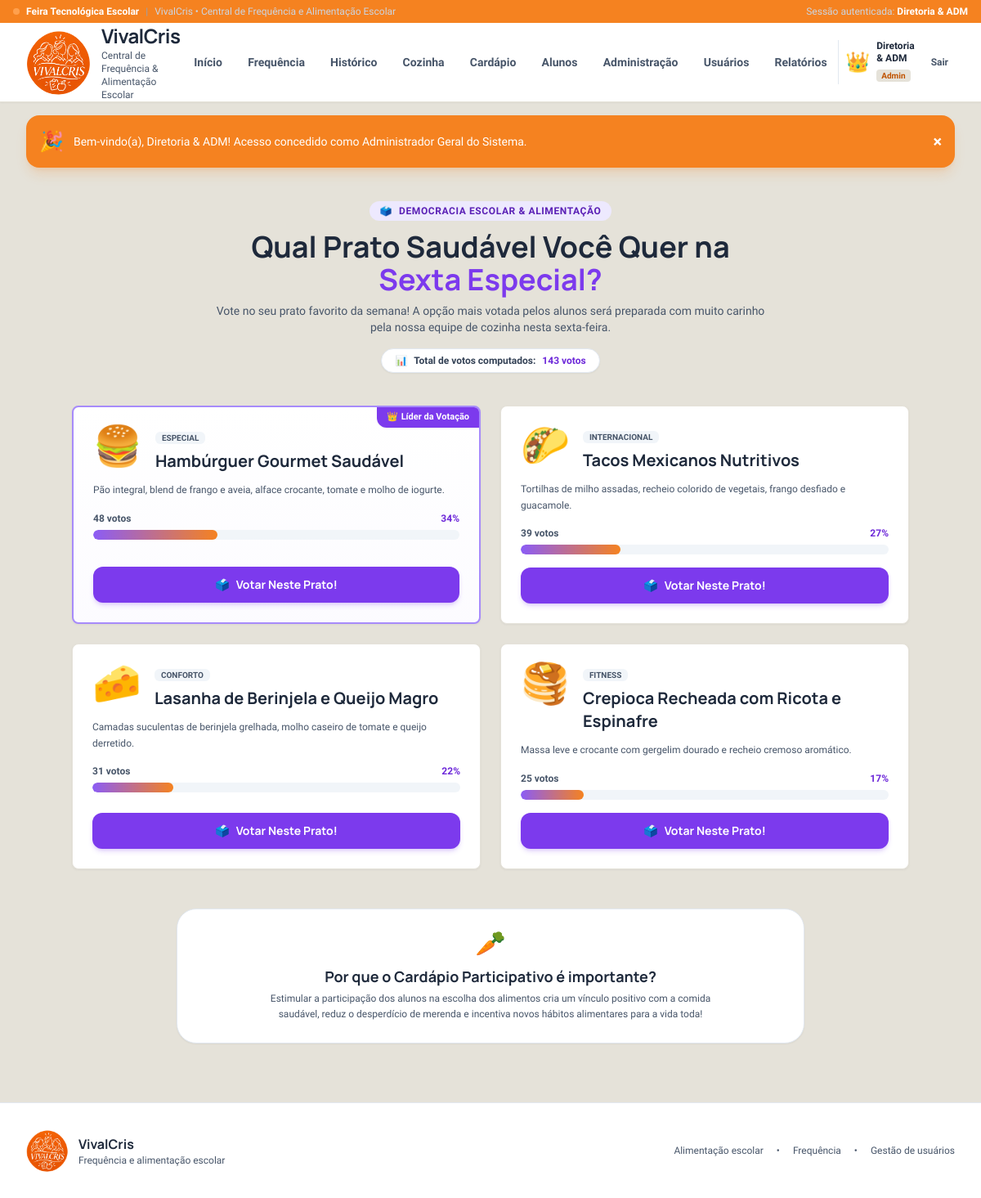
Page /public/alimentacao/votacao (signed in) on the committed database.
### tables this page shows
CREATE TABLE `votacao_pratos` (
    `id` INT AUTO_INCREMENT PRIMARY KEY,
    `nome` VARCHAR(150) NOT NULL,
    `descricao` TEXT NOT NULL,
    `votos` INT DEFAULT 0,
    `emoji` VARCHAR(10) NOT NULL,
    `categoria` VARCHAR(50) NOT NULL
);

### core/Controller.php (called while the page is built, shortened)
<?php
class Controller {
    protected function view(string $viewPath, array $data = []): void {
        extract($data);
        $viewFile = __DIR__ . "/../app/Views/{$viewPath}.php";
        require_once $viewFile;
    }
}

### app/Controllers/AlimentacaoController.php (called while the page is built, shortened)
<?php
class AlimentacaoController extends Controller {
    public function votacao(): void {
        $pratos = Votacao::all();
        $totalVotos = Votacao::getTotalVotos();
        $lider = Votacao::getLider();
        $this->view('alimentacao/votacao', [
            'pratos' => $pratos,
            'totalVotos' => $totalVotos,
            'lider' => $lider
        ]);
    }
}

### public/index.php (called while the page is built, shortened)
<?php
spl_autoload_register(function ($class) {
    $prefixApp = 'App\\';
    $prefixCore = 'Core\\';
    $baseDirApp = __DIR__ . '/../app/';
    $baseDirCore = __DIR__ . '/../core/';
    if (strncmp($prefixApp, $class, strlen($prefixApp)) === 0) {
        $relativeClass = substr($class, strlen($prefixApp));
        $file = $baseDirApp . str_replace('\\', '/', $relativeClass) . '.php';
        if (file_exists($file)) {
            return;
        }
    }
    if (strncmp($prefixCore, $class, strlen($prefixCore)) === 0) {
        $relativeClass = substr($class, strlen($prefixCore));
        $file = $baseDirCore . str_replace('\\', '/', $relativeClass) . '.php';
        if (file_exists($file)) {
            return;
        }
    }
});
Router::dispatch();

### core/Model.php (called while the page is built, shortened)
<?php
abstract class Model {
    protected static ?PDO $db = null;
    protected static function getConnection(): PDO {
        if (self::$db === null) {
            self::$db = Database::getInstance();
        }
        return self::$db;
    }
}

### app/Models/Votacao.php (called while the page is built, shortened)
<?php
class Votacao extends Model {
    public static function all(): array {
        $stmt = self::getConnection()->query("SELECT * FROM votacao_pratos ORDER BY votos DESC");
        return $stmt->fetchAll();
    }
    public static function getTotalVotos(): int {
        $stmt = self::getConnection()->query("SELECT SUM(votos) FROM votacao_pratos");
        return (int)$stmt->fetchColumn();
    }
    public static function getLider(): ?array {
        $stmt = self::getConnection()->query("SELECT * FROM votacao_pratos ORDER BY votos DESC LIMIT 1");
        $lider = $stmt->fetch();
        return $lider ?: null;
    }
}

### config/database.php (called while the page is built)
<?php
return [
    'driver' => 'mysql',
    'mysql' => [
        'host' => '127.0.0.1',
        'port' => 3306,
        'database' => 'central_escolar',
        'username' => 'root',
        'password' => '',
        'charset' => 'utf8mb4'
    ],
    'sqlite' => [
        'database' => __DIR__ . '/../database/escola.sqlite'
    ]
];

### app/Models/Database.php (called while the page is built, shortened)
<?php
class Database {
    private static ?PDO $instance = null;
    public static function getInstance(): PDO {
        if (self::$instance === null) {
            $config = require __DIR__ . '/../../config/database.php';
            $driver = $config['driver'] ?? 'mysql';
            try {
                if ($driver === 'mysql') {
                    $mc = $config['mysql'];
                    $dsn = "mysql:host={$mc['host']};port={$mc['port']};dbname={$mc['database']};charset={$mc['charset']}";
                    self::$instance = new PDO($dsn, $mc['username'], $mc['password']);
                    self::$instance->setAttribute(PDO::ATTR_ERRMODE, PDO::ERRMODE_EXCEPTION);
                    self::$instance->setAttribute(PDO::ATTR_DEFAULT_FETCH_MODE, PDO::FETCH_ASSOC);
                    self::$instance->exec("SET NAMES utf8mb4");
                }
                self::ensureSchema(self::$instance, $driver);
                $userCount = (int)self::$instance->query("SELECT COUNT(*) FROM usuarios")->fetchColumn();
            } catch (PDOException $e) {
                die("Erro ao conectar ao banco de dados ({$driver}): " . $e->getMessage());
            }
        }
        return self::$instance;
    }
    private static function ensureSchema(PDO $db, string $driver): void {
        if ($driver === 'mysql') {
            self::ensureSchemaMysql($db);
        } else {
            self::ensureSchemaSqlite($db);
        }
    }
    private static function ensureSchemaMysql(PDO $db): void {
        $tabelas = ['usuarios', 'alunos', 'frequencias', 'pedidos_cozinha',
                     'historico_frequencia_diaria', 'cardapios', 'refeicoes',
                     'votacao_pratos', 'dicas_nutricao'];
        foreach ($tabelas as $tabela) {
            $stmt = $db->query("SHOW TABLES LIKE '{$tabela}'");
        }
    }
}

### app/Views/alimentacao/votacao.php (the view, shortened to what this page needs)
<?php
require_once __DIR__ . '/../layouts/header.php';
?>
<div class="text-center max-w-2xl mx-auto mb-10">
    <div class="inline-flex items-center gap-2 px-3 py-1 rounded-full bg-violet-100 text-violet-800 text-xs font-bold uppercase tracking-wider mb-3">
        <span>🗳️</span> Democracia Escolar & Alimentação
    </div>
    <h1 class="text-3xl sm:text-4xl font-brand font-bold text-slate-800 mb-2">
        Qual Prato Saudável Você Quer na <span class="text-violet-600">Sexta Especial?</span>
    </h1>
    <p class="text-slate-600 text-sm">
        Vote no seu prato favorito da semana! A opção mais votada pelos alunos será preparada com muito carinho pela nossa equipe de cozinha nesta sexta-feira.
    </p>
    <div class="mt-4 inline-flex items-center gap-2 px-4 py-1.5 rounded-full bg-white border border-slate-200 text-xs font-bold text-slate-700 shadow-sm">
        <span>📊</span> Total de votos computados: <span id="totalVotosContador" class="text-violet-700"><?= $totalVotos ?> votos</span>
    </div>
</div>
<div class="grid grid-cols-1 md:grid-cols-2 gap-6 max-w-5xl mx-auto mb-12">
    <?php foreach ($pratos as $p): ?>
        <?php
            $porcentagem = ($totalVotos > 0) ? round(($p['votos'] / $totalVotos) * 100) : 0;
            $isLider = ($lider && $lider['id'] === $p['id'] && $p['votos'] > 0);
        ?>
        <div class="fun-card p-6 flex flex-col justify-between relative overflow-hidden <?= $isLider ? 'border-2 border-violet-400 bg-gradient-to-b from-white to-violet-50/30' : 'bg-white' ?>">
            <?php if ($isLider): ?>
                <div class="absolute top-0 right-0 bg-violet-600 text-white text-[11px] font-bold px-3 py-1 rounded-bl-xl shadow-sm flex items-center gap-1">
                    <span>👑</span> Líder da Votação
                </div>
            <?php endif; ?>
            <div>
                <div class="flex items-start gap-4 mb-3">
                    <span class="text-5xl select-none transform hover:scale-110 transition"><?= $p['emoji'] ?></span>
                    <div>
                        <span class="text-[10px] font-bold px-2 py-0.5 rounded-md bg-slate-100 text-slate-600 uppercase">
                            <?= htmlspecialchars($p['categoria']) ?>
                        </span>
                        <h3 class="font-brand font-bold text-xl text-slate-800 mt-1"><?= htmlspecialchars($p['nome']) ?></h3>
                    </div>
                </div>
                <p class="text-xs text-slate-600 leading-relaxed mb-4">
                    <?= htmlspecialchars($p['descricao']) ?>
                </p>
                <div class="mb-4">
                    <div class="flex justify-between items-center text-xs font-bold mb-1.5">
                        <span id="votos-prato-<?= $p['id'] ?>" class="text-slate-600"><?= $p['votos'] ?> votos</span>
                        <span id="porcentagem-prato-<?= $p['id'] ?>" class="text-violet-700"><?= $porcentagem ?>%</span>
                    </div>
                    <div class="w-full bg-slate-100 rounded-full h-3 overflow-hidden">
                        <div id="progresso-prato-<?= $p['id'] ?>"
                             class="bg-gradient-to-r from-violet-500 to-indigo-500 h-3 rounded-full transition-all duration-700 ease-out"
                             style="width: <?= $porcentagem ?>%"></div>
                    </div>
                </div>
            </div>
            <button onclick="votarNoPrato(<?= $p['id'] ?>)"
                    class="w-full py-3 px-4 rounded-xl font-brand font-bold text-sm bg-violet-600 hover:bg-violet-700 text-white transition transform active:scale-95 shadow-md shadow-violet-600/20 flex items-center justify-center gap-2">
                <span>🗳️</span> Votar Neste Prato!
            </button>
        </div>
    <?php endforeach; ?>
</div>
<div class="max-w-3xl mx-auto p-6 bg-white rounded-3xl border border-slate-200 text-center shadow-sm">
    <span class="text-3xl block mb-2">🥕</span>
    <h4 class="font-brand font-bold text-lg text-slate-800 mb-1">Por que o Cardápio Participativo é importante?</h4>
    <p class="text-xs text-slate-600 leading-relaxed max-w-xl mx-auto">
        Estimular a participação dos alunos na escolha dos alimentos cria um vínculo positivo com a comida saudável, reduz o desperdício de merenda e incentiva novos hábitos alimentares para a vida toda!
    </p>
</div>
<?php require_once __DIR__ . '/../layouts/footer.php'; ?>

### public/css/style.css (style rules this page uses)
.fun-card { background: #ffffff; border-radius: 0.5rem; border: 1px solid #e2e8f0; box-shadow: 0 1px 3px rgba(15, 23, 42, 0.05); transition: box-shadow 0.18s ease, border-color 0.18s ease; }
.app-body { background: #f4f7f5; font-family: 'Source Sans 3', sans-serif; }
:root { --vival-white: #ffffff; --vival-peach: #ffb56b; --vival-orange: #f58220; --vival-sand: #e5e2d9; --vival-ink: #413a31; --vival-muted: #756d62; }
.app-body { background: var(--vival-sand); color: var(--vival-ink); }
.fun-card { border-color: var(--vival-sand); }

### rows in the picture
votacao_pratos: shows "Líder da Votação", emoji "🍔", categoria "ESPECIAL", nome "Hambúrguer Gourmet Saudável", descricao "Pão integral, blend de frango e aveia, alface crocante, tomate e molho de iogurte.", votos "48", votos "34"
votacao_pratos: emoji "🌮", categoria "INTERNACIONAL", nome "Tacos Mexicanos Nutritivos", descricao "Tortilhas de milho assadas, recheio colorido de vegetais, frango desfiado e guacamole.", votos "39", votos "27"
votacao_pratos: emoji "🧀", categoria "CONFORTO", nome "Lasanha de Berinjela e Queijo Magro", descricao "Camadas suculentas de berinjela grelhada, molho caseiro de tomate e queijo derretido.", votos "31", votos "22"
votacao_pratos: emoji "🥞", categoria "FITNESS", nome "Crepioca Recheada com Ricota e Espinafre", descricao "Massa leve e crocante com gergelim dourado e recheio cremoso aromático.", votos "25", votos "17"

### other values in the picture
$usuarioLogado['nome'] "Diretoria & ADM"
$usuarioLogado['avatar'] "👑"
$usuarioLogado['perfil'] "Admin"
$_SESSION['flash_success'] "Bem-vindo(a), Diretoria & ADM! Acesso concedido como Administrador Geral do Sistema."
$totalVotos "143"
